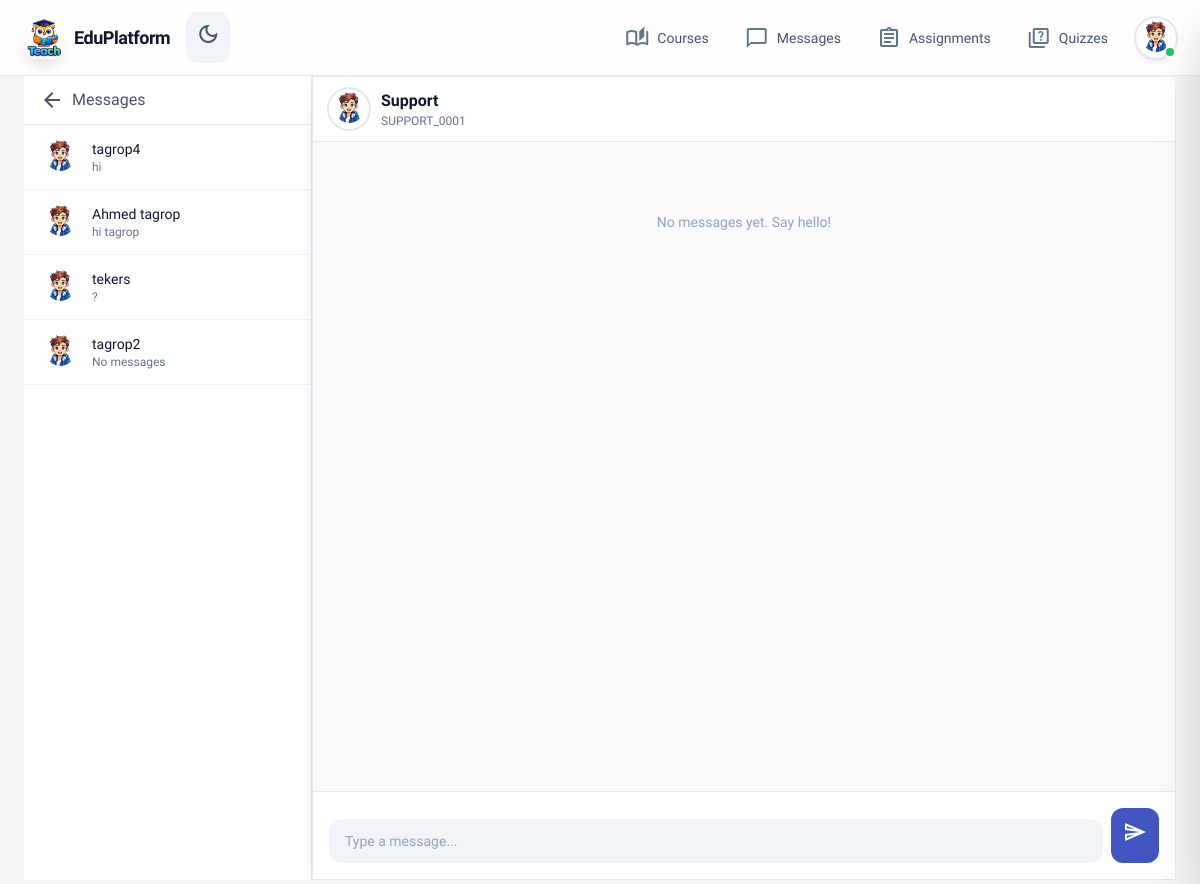
Page /messages/chat/5/ (signed in) on the committed database.
### teach/models.py (models this page shows, shortened)
class Conversation(models.Model):
    user = models.ForeignKey(
        User,
        on_delete=models.CASCADE,
        related_name='user_conversations',
        to_field='national_id'
    )
    support = models.ForeignKey(
        User,
        on_delete=models.SET_NULL,
        related_name='support_conversations',
        to_field='national_id',
        null=True,
        blank=True
    )
    last_message = models.TextField(blank=True, default='')
    last_message_at = models.DateTimeField(null=True, blank=True)
    is_closed = models.BooleanField(default=False)
    created_at = models.DateTimeField(auto_now_add=True)
    class Meta:
        ordering = ['-last_message_at', '-created_at']

class User(AbstractBaseUser, PermissionsMixin):
    GENDER_CHOICES = [
        ('Male', 'Male'),
        ('Female', 'Female'),
    ]
    MODE_CHOICES = [
        ('Dark', 'Dark'),
        ('Light', 'Light'),
    ]
    GOVERNMENT_CHOICES = [
        ('Cairo', 'Cairo'),
        ('Alexandria', 'Alexandria'),
        ('Giza', 'Giza'),
        ('Shubra El Kheima', 'Shubra El Kheima'),
        ('Port Said', 'Port Said'),
        ('Suez', 'Suez'),
        ('Luxor', 'Luxor'),
        ('Aswan', 'Aswan'),
        ('Ismailia', 'Ismailia'),
        ('Faiyum', 'Faiyum'),
        ('Zagazig', 'Zagazig'),
        ('Damietta', 'Damietta'),
        ('Asyut', 'Asyut'),
        ('Minya', 'Minya'),
        ('Beni Suef', 'Beni Suef'),
        ('Qena', 'Qena'),
        ('Sohag', 'Sohag'),
        ('Hurghada', 'Hurghada'),
        ('Mansoura', 'Mansoura'),
        ('Tanta', 'Tanta'),
        ('Other', 'Other'),
    ]
    GRADE_CHOICES = [
        ('1', 'Grade 1'),
        ('2', 'Grade 2'),
        ('3', 'Grade 3'),
        ('4', 'Grade 4'),
        ('5', 'Grade 5'),
        ('6', 'Grade 6'),
        ('7', 'Grade 7'),
        ('8', 'Grade 8'),
        ('9', 'Grade 9'),
        ('10', 'Grade 10'),
        ('11', 'Grade 11'),
        ('12', 'Grade 12'),
    ]
    DIVISION_CHOICES = [
        ('Science', 'Science'),
        ('Mathematics', 'Mathematics'),
        ('Literature', 'Literature'),
    ]
    national_id = models.CharField(max_length=20, unique=True, primary_key=True)
    first_name = models.CharField(max_length=50)
    second_name = models.CharField(max_length=50, blank=True, default='')
    third_name = models.CharField(max_length=50, blank=True, default='')
    gender = models.CharField(max_length=10, choices=GENDER_CHOICES, blank=True, default='')
    phone_number = models.CharField(max_length=20, blank=True, default='')
    father_phone_number = models.CharField(max_length=20, blank=True, default='')
    school_name = models.CharField(max_length=120, blank=True, default='')
    parents_job = models.CharField(max_length=120, blank=True, default='')
    government = models.CharField(max_length=50, choices=GOVERNMENT_CHOICES, blank=True, default='')
    grade = models.CharField(max_length=10, choices=GRADE_CHOICES, blank=True, default='')
    division = models.CharField(max_length=20, choices=DIVISION_CHOICES, blank=True, default='')
    email = models.EmailField(unique=True)
    mode = models.CharField(max_length=10, choices=MODE_CHOICES, default='Light')
    is_staff = models.BooleanField(default=False)
    is_active = models.BooleanField(default=True)
    created_at = models.DateTimeField(auto_now_add=True)
    objects = CustomUserManager()
    USERNAME_FIELD = 'national_id'
    REQUIRED_FIELDS = ['email', 'first_name']
    class Meta:
        verbose_name = 'User'
        verbose_name_plural = 'Users'
    def get_full_name(self):
        return f"{self.first_name} {self.second_name} {self.third_name}".strip()
    def get_short_name(self):
        return self.first_name

### teach/views.py (the view)
# urls.py: path("messages/chat/<int:conversation_id>/", views.chat_detail_view, name="chat_detail"),
@login_required
def chat_detail_view(request, conversation_id):
    conv = (
        Conversation.objects.filter(
            Q(user=request.user) | Q(support=request.user)
        )
        .select_related("user", "support")
        .filter(pk=conversation_id)
        .first()
    )
    if not conv:
        messages.error(request, "Conversation not found.")
        return redirect("messages")
    Message.objects.filter(
        conversation=conv, receiver=request.user, is_read=False
    ).update(is_read=True)
    msgs = (
        Message.objects.filter(conversation=conv)
        .select_related("sender", "receiver")
        .order_by("created_at")
    )
    other = conv.support if conv.user_id == request.user.national_id else conv.user
    other_conversations = (
        Conversation.objects.filter(
            Q(user=request.user) | Q(support=request.user)
        )
        .exclude(pk=conv.pk)
        .select_related("user", "support")
        .order_by("-last_message_at", "-created_at")[:20]
    )
    conv_list = []
    for c in other_conversations:
        o = c.support if c.user_id == request.user.national_id else c.user
        conv_list.append({"conversation": c, "other": o})
    return render(
        request,
        "teach/messages/chat_detail.html",
        {
            "conversation": conv,
            "messages": msgs,
            "other": other,
            "sidebar_conversations": conv_list,
        },
    )

### teach/context_processors.py (called while the page is built)
def unread_messages_count(request):
    if request.user.is_authenticated:
        count = Message.objects.filter(receiver=request.user, is_read=False).count()
        return {"unread_messages_count": count}
    return {"unread_messages_count": 0}

### templates/teach/messages/chat_detail.html (shortened to what this page needs)
{% extends 'teach/base.html' %}
{% load static %}
{% block main_class %}p-0 flex flex-col h-[calc(100vh-4rem)] md:h-[calc(100vh-5rem)] md:flex-row md:max-w-6xl md:mx-auto overflow-hidden{% endblock %}
{% block content %}
<div class="hidden md:flex md:w-72 md:flex-col md:shrink-0 md:border-r md:border-slate-200 dark:md:border-slate-700 md:bg-white dark:md:bg-slate-900">
  <a href="{% url 'messages' %}" class="flex items-center gap-2 px-4 py-3 border-b border-slate-200 dark:border-slate-700 text-slate-600 dark:text-slate-300 hover:bg-slate-50 dark:hover:bg-slate-800">
    <span class="material-icons-outlined">arrow_back</span>
    <span class="font-medium">Messages</span>
  </a>
  <div class="flex-1 overflow-y-auto">
    {% for item in sidebar_conversations %}
    <a href="{% url 'chat_detail' item.conversation.id %}" class="flex items-center gap-3 px-4 py-3 hover:bg-slate-50 dark:hover:bg-slate-800 border-b border-slate-100 dark:border-slate-800">
      <img src="{% if item.other.gender == 'Female' %}{% static 'teach/img/female-avatar.png' %}{% else %}{% static 'teach/img/male-avatar.png' %}{% endif %}" alt="" class="w-10 h-10 rounded-full object-cover">
      <div class="flex-1 min-w-0">
        <p class="font-medium text-sm truncate">{{ item.other.get_full_name|default:item.other.get_short_name|default:item.other.national_id }}</p>
        <p class="text-xs text-slate-500 truncate">{% if item.conversation.last_message %}{{ item.conversation.last_message }}{% else %}No messages{% endif %}</p>
      </div>
    </a>
    {% empty %}
    <p class="px-4 py-3 text-sm text-slate-500">No other conversations</p>
    {% endfor %}
  </div>
</div>
<div class="flex flex-col flex-1 min-h-0 md:border md:border-slate-200 dark:md:border-slate-700 md:rounded-r-2xl md:shadow-lg">
<div class="flex items-center gap-3 px-4 py-3 bg-white dark:bg-slate-900 border-b border-slate-200 dark:border-slate-700 shrink-0">
  <img
    src="{% if other.gender == 'Female' %}{% static 'teach/img/female-avatar.png' %}{% else %}{% static 'teach/img/male-avatar.png' %}{% endif %}"
    alt="" class="w-10 h-10 rounded-full object-cover ring-2 ring-slate-200 dark:ring-slate-600">
  <div class="flex-1 min-w-0">
    <h1 class="font-bold truncate">{{ other.get_full_name|default:other.get_short_name|default:other.national_id }}</h1>
    <p class="text-xs text-slate-500 dark:text-slate-400 truncate">{{ other.national_id }}</p>
  </div>
</div>
<div id="chatMessages" class="flex-1 overflow-y-auto overflow-x-hidden px-4 py-4 space-y-3 bg-slate-50 dark:bg-slate-900/50">
  {% for msg in messages %}
  <div class="flex {% if msg.sender_id == user.national_id %}justify-end{% else %}justify-start{% endif %}">
    <div class="max-w-[85%] md:max-w-[75%]">
      <div class="px-4 py-2.5 rounded-2xl break-words {% if msg.sender_id == user.national_id %}bg-primary text-white rounded-br-md{% else %}bg-white dark:bg-slate-800 text-slate-800 dark:text-slate-200 border border-slate-200 dark:border-slate-600 rounded-bl-md{% endif %}">
        <div class="text-sm whitespace-pre-wrap">{{ msg.message_body }}</div>
        <div class="text-[10px] mt-1 {% if msg.sender_id == user.national_id %}text-white/80{% else %}text-slate-400 dark:text-slate-500{% endif %}">
          {{ msg.created_at|time }}
          {% if msg.sender_id == user.national_id and msg.is_read %}
            <span class="ml-1" title="Read">✓✓</span>
          {% endif %}
        </div>
      </div>
    </div>
  </div>
  {% empty %}
  <div class="flex items-center justify-center h-32 text-slate-400 dark:text-slate-500 text-sm">No messages yet. Say hello!</div>
  {% endfor %}
</div>
<div class="shrink-0 p-4 bg-white dark:bg-slate-900 border-t border-slate-200 dark:border-slate-700">
  <form id="sendMessageForm" class="flex gap-2 items-end">
    <textarea name="message_body" id="messageBody" rows="1" placeholder="Type a message..." maxlength="2000"
      class="flex-1 min-h-[44px] max-h-32 resize-none rounded-xl px-4 py-3 bg-slate-100 dark:bg-slate-800 border-none focus:ring-2 focus:ring-primary outline-none text-sm placeholder-slate-400 dark:placeholder-slate-500"
      required></textarea>
    <button type="submit" id="sendBtn" class="p-3 rounded-xl bg-primary text-white hover:bg-primary/90 transition-colors disabled:opacity-50 disabled:pointer-events-none shrink-0" aria-label="Send">
      <span class="material-icons-outlined">send</span>
    </button>
  </form>
</div>
</div>
{% endblock %}

### static/teach/css/style.css (style rules this page uses)
body { font-family: "Lexend", "Inter", sans-serif; -webkit-tap-highlight-color: transparent; min-height: max(884px, 100dvh); }

### rows in the picture
Conversation: other.get_full_name "tagrop4", conversation.last_message "hi"
Conversation: other.get_full_name "Ahmed tagrop", conversation.last_message "hi tagrop"
Conversation: other.get_full_name "tekers", conversation.last_message "?"
Conversation: other.get_full_name "tagrop2", last_message "No messages"
User: get_full_name "Support", national_id "SUPPORT_0001"
